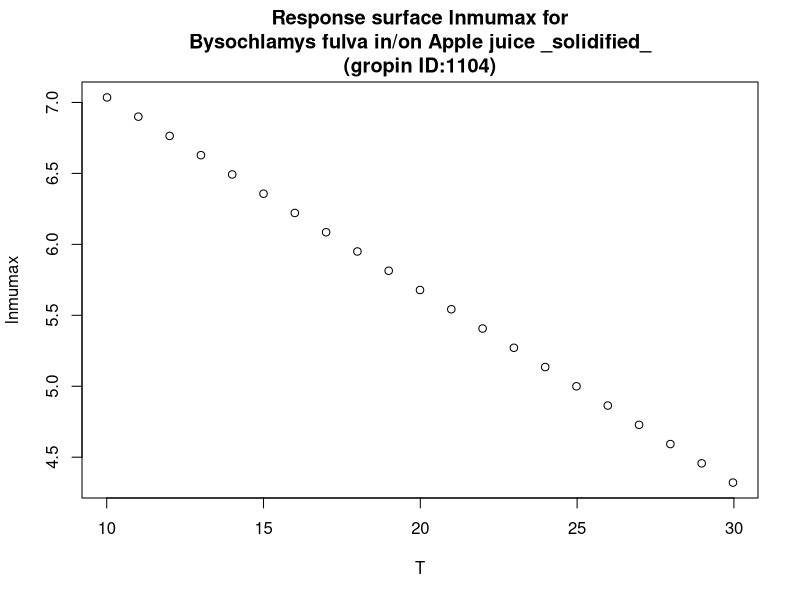

Generate this figure with R:
#############################
# start of Parameter script
#############################
T <- seq(10.01,29.97002997003,length.out=21)
#############################
# end of Parameter script
#############################
############################# 
# start of Model script Gropin ID 1104 
#############################
 
# constant coefficients for this model
 
variables <- data.frame(T)
argumentsPar <- expand.grid(variables)
 
# heart of the model
response_surface <- function(T) {
   mumax <-8.397-0.136*T

return(mumax=mumax)
} 

# output parameters
responseSurface <- cbind(argumentsPar,response_surface(argumentsPar['T']))
colnames(responseSurface) <- c(colnames(argumentsPar),'lnmumax')
#############################
# End of Model script
#############################
############################# 
# start of Visualisation script Gropin ID 1104 
#############################
plot(T,responseSurface$'lnmumax',xlab='T',
                          ylab='lnmumax',main='Response surface lnmumax for
Bysochlamys fulva in/on Apple juice _solidified_
(gropin ID:1104)')
#############################
# End of Visualisation script
#############################
